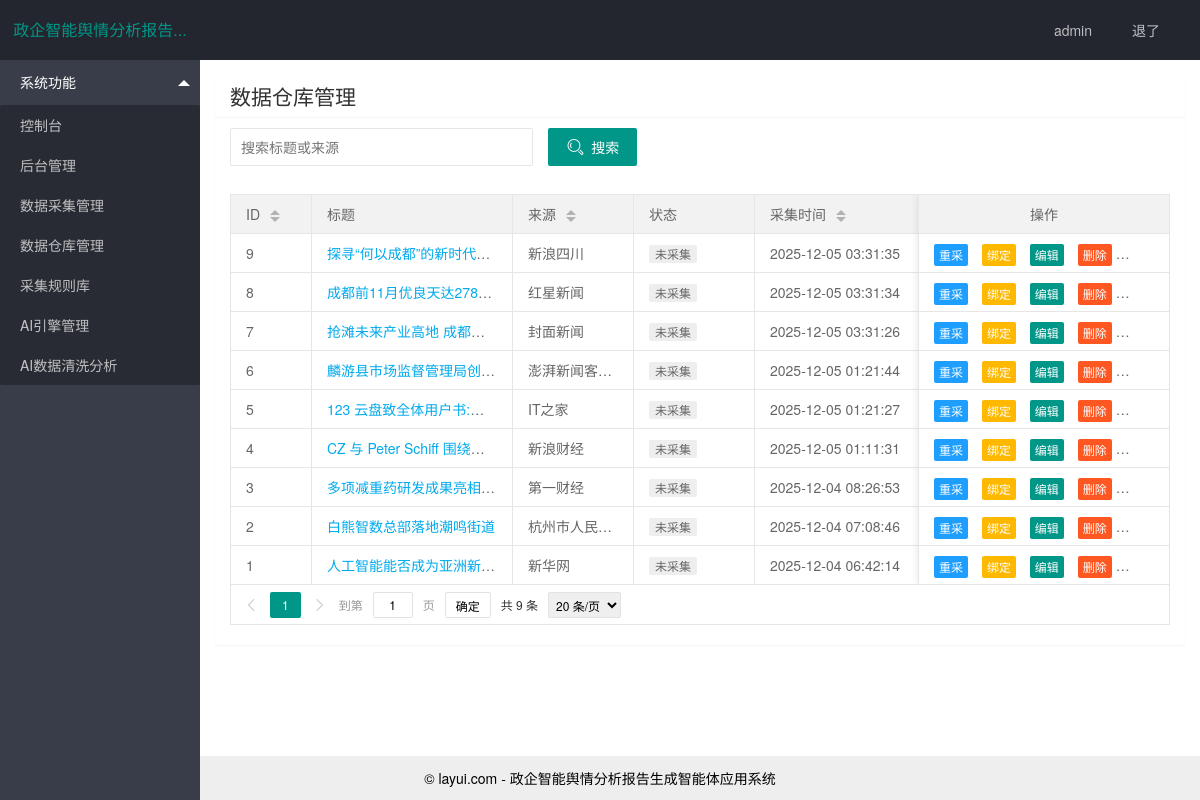
/admin/data_warehouse (signed in), run on the app's committed database.
### app/models.py (models this page shows, shortened)
class SystemSettings(db.Model):
    id = db.Column(db.Integer, primary_key=True)
    app_name = db.Column(db.String(128), default='政企智能舆情分析报告生成智能体应用系统')
    logo_url = db.Column(db.String(256))

class User(UserMixin, db.Model):
    id = db.Column(db.Integer, primary_key=True)
    username = db.Column(db.String(64), index=True, unique=True)
    password_hash = db.Column(db.String(128))
    role = db.Column(db.String(20), default='user') # user, admin

class CollectedData(db.Model):
    id = db.Column(db.Integer, primary_key=True)
    title = db.Column(db.String(256))
    summary = db.Column(db.Text)
    cover_url = db.Column(db.String(512))
    source = db.Column(db.String(64))
    original_url = db.Column(db.String(512))
    publish_time = db.Column(db.String(64))
    is_deep_collected = db.Column(db.Boolean, default=False)
    deep_content = db.Column(db.Text)
    created_at = db.Column(db.DateTime, default=db.func.now())

### app/routes.py (the view)
@app.route('/admin/data_warehouse')
@login_required
def admin_data_warehouse():
    if current_user.role != 'admin':
        flash('您没有权限访问该页面')
        return redirect(url_for('index'))
    search_keyword = request.args.get('search_keyword')
    query = CollectedData.query.order_by(CollectedData.created_at.desc())
    if search_keyword:
        query = query.filter(
            (CollectedData.title.like(f'%{search_keyword}%')) |
            (CollectedData.source.like(f'%{search_keyword}%'))
        )
    data_list = query.all()
    rules = CollectionRule.query.all()
    return render_template('admin_data_warehouse.html', title='数据仓库管理', data_list=data_list, rules=rules)

### app/models.py (called while the page is built)
@login.user_loader
def load_user(id):
    return User.query.get(int(id))

### app/routes.py (called while the page is built)
@app.context_processor
def inject_system_settings():
    settings = SystemSettings.query.first()
    if not settings:
        settings = SystemSettings(app_name='政企智能舆情分析报告生成智能体应用系统')
        db.session.add(settings)
        db.session.commit()
    return dict(system_settings=settings)

### app/templates/admin_data_warehouse.html (shortened to what this page needs)
{% extends "base.html" %}
{% block content %}
<div class="layui-card">
    <div class="layui-card-header">
        <h2>数据仓库管理</h2>
    </div>
    <div class="layui-card-body">
        <div class="layui-form layui-row layui-col-space15" style="margin-bottom: 20px;">
            <div class="layui-col-md4">
                <input type="text" name="search_keyword" placeholder="搜索标题或来源" autocomplete="off" class="layui-input">
            </div>
            <div class="layui-col-md2">
                <button class="layui-btn" lay-submit lay-filter="data-search">
                    <i class="layui-icon layui-icon-search"></i> 搜索
                </button>
            </div>
        </div>
        <table class="layui-table" lay-filter="data-table" id="data-table">
            <tbody>
                {% for item in data_list %}
                <tr>
                    <td>{{ item.id }}</td>
                    <td><a href="{{ item.original_url }}" target="_blank" style="color: #01AAED;">{{ item.title }}</a></td>
                    <td>{{ item.source }}</td>
                    <td>{{ item.created_at.strftime('%Y-%m-%d %H:%M:%S') if item.created_at else '' }}</td>
                </tr>
                {% endfor %}
            </tbody>
        </table>
    </div>
</div>
{% endblock %}

### app/templates/base.html (shortened to what this page needs)
<!DOCTYPE html>
<html>
<head>
  <link rel="stylesheet" href="{{ url_for('static', filename='layui-v2.2.5/layui/css/layui.css') }}"  media="all">
</head>
<body class="layui-layout-body">
<div class="layui-layout layui-layout-admin">
  {% if current_user.is_authenticated %}
  <div class="layui-header">
    <div class="layui-logo">{{ system_settings.app_name[:10] }}...</div>
    <ul class="layui-nav layui-layout-right">
      <li class="layui-nav-item">
        <a href="javascript:;">
          {{ current_user.username }}
        </a>
      </li>
      <li class="layui-nav-item"><a href="{{ url_for('logout') }}">退了</a></li>
    </ul>
  </div>
  <div class="layui-side layui-bg-black">
    <div class="layui-side-scroll">
      <ul class="layui-nav layui-nav-tree"  lay-filter="test">
        <li class="layui-nav-item layui-nav-itemed">
          <a class="" href="javascript:;">系统功能</a>
          <dl class="layui-nav-child">
            <dd><a href="{{ url_for('index') }}">控制台</a></dd>
            {% if current_user.role == 'admin' %}
            <dd><a href="{{ url_for('admin') }}">后台管理</a></dd>
            <dd><a href="{{ url_for('admin_collection') }}">数据采集管理</a></dd>
            <dd><a href="{{ url_for('admin_data_warehouse') }}">数据仓库管理</a></dd>
            <dd><a href="{{ url_for('admin_rules') }}">采集规则库</a></dd>
            <dd><a href="{{ url_for('admin_ai_engines') }}">AI引擎管理</a></dd>
            <dd><a href="{{ url_for('admin_ai_analysis') }}">AI数据清洗分析</a></dd>
            {% endif %}
          </dl>
        </li>
      </ul>
    </div>
  </div>
  {% endif %}
  <div class="layui-body {{ 'layui-body-full' if not current_user.is_authenticated else '' }}">
    <div style="padding: 15px;">
      {% block content %}{% endblock %}
    </div>
  </div>
  {% if current_user.is_authenticated %}
  <div class="layui-footer" style="left: 0; text-align: center;">
    © layui.com - {{ system_settings.app_name }}
  </div>
  {% endif %}
</div>
</body>
</html>

### app/templates/base.html (style rules this page uses)
body { padding-top: 60px; }
.layui-layout-admin .layui-header { position: fixed; top: 0; left: 0; right: 0; }

### data on the page
SystemSettings: app_name "政企智能舆情分析报告", app_name "政企智能舆情分析报告生成智能体应用系统"
User: username "admin"
CollectedData: id "9", title "探寻“何以成都”的新时代…", source "新浪四川", created_at "2025-12-05 03:31:35"
CollectedData: id "8", title "成都前11月优良天达278…", source "红星新闻", created_at "2025-12-05 03:31:34"
CollectedData: id "7", title "抢滩未来产业高地 成都…", source "封面新闻", created_at "2025-12-05 03:31:26"
CollectedData: id "6", title "麟游县市场监督管理局创…", source "澎湃新闻客…", created_at "2025-12-05 01:21:44"
CollectedData: id "5", title "123 云盘致全体用户书:…", source "IT之家", created_at "2025-12-05 01:21:27"
CollectedData: id "4", title "CZ 与 Peter Schiff 围绕…", source "新浪财经", created_at "2025-12-05 01:11:31"
CollectedData: id "3", title "多项减重药研发成果亮相…", source "第一财经", created_at "2025-12-04 08:26:53"
CollectedData: id "2", title "白熊智数总部落地潮鸣街道", source "杭州市人民…", created_at "2025-12-04 07:08:46"
CollectedData: id "1", title "人工智能能否成为亚洲新…", source "新华网", created_at "2025-12-04 06:42:14"
